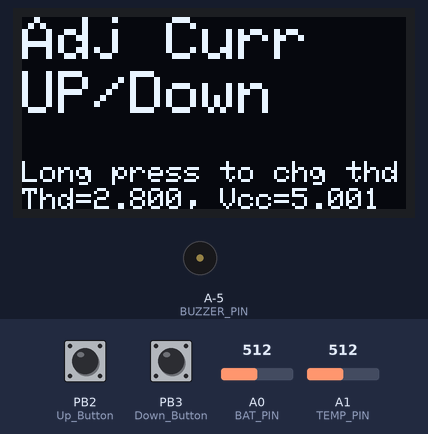
Bench run of a sketch on a simulated ATtiny85, built with avr-gcc and run on an emulated ATtiny85. Shown: 128×64 one-colour display, buzzer (waves = sounding). The test bench sets the inputs (shaded band); at power-on: PB2 (Up_Button) LOW, PB3 (Down_Button) LOW, A0 (BAT_PIN) = 512, A1 (TEMP_PIN) = 512. At 16.6 s the program stops and its outputs stay as they are.

Above: at 5.1 s.
5.2 s: PB2 (Up_Button) pulled HIGH for 0.15 s
At 5.84 s:
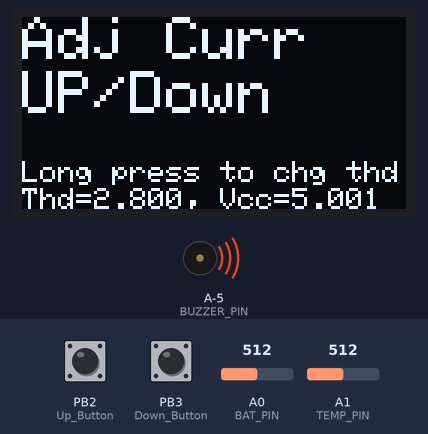
5.9 s: PB2 (Up_Button) pulled HIGH for 1 s
At 9.8 s:
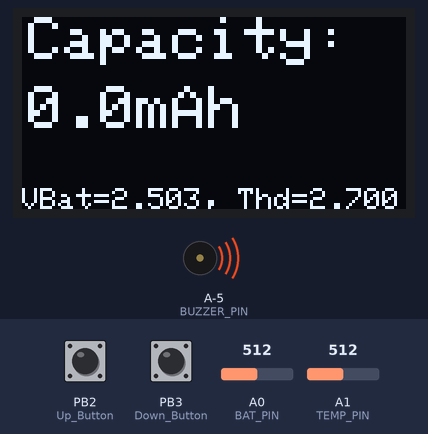
At 17.6 s:
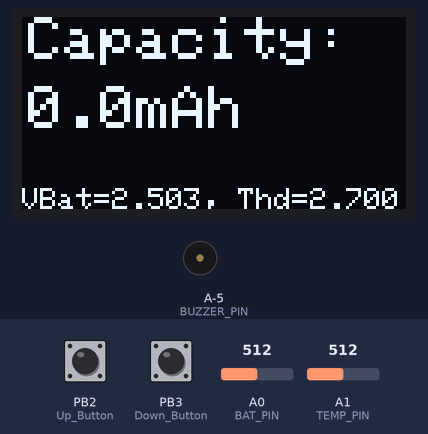
Timing chart, 0 to 18.1 s (numbered marks = the images above; inputs shaded):
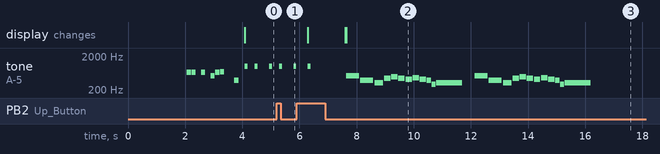

Measured:
- by itself, tone on A-5 (BUZZER_PIN): plays 1000 Hz for 0.10 s, 523 Hz for 0.45 s, 392 Hz for 0.45 s, 330 Hz for 0.30 s, 440 Hz for 0.22 s, 494 Hz for 0.22 s … (25 notes in this stretch)

The sketch:

BatteryCapacityTester.ino
```cpp
//>>>>>>>>>>>>>>>>>>>>>>>>>>>>>>>>>>>>>>>>>>>>>>>>>>>>>
// ARDUINO BATTERY capacity TESTER
//Version-2.2
//by Karol Hirsz // The code is taken from Hesam Moshiri and deba168,INDIA ( https://www.pcbway.com/blog/technology/Battery_capacity_measurement_using_Arduino.html )
//Dated : 31/07/2022

#include <JC_Button.h>
#include <Adafruit_SSD1306.h>
#include "songs.h"

//#define DEBUG

#define SERIAL_SPEED 38400

#define RESISTANCE   1.00 // Value of power resistor in ohms, check with multimeter

// Calculate Vref scale constant (in mV); 1.1*1023*1000 = 1125300
// For better results calibrate it using equasion below
// VREF_SCALE_CONSTANT = (1.1 * Vcc1 (per voltmeter) / Vcc2 (per getVcc() function)) * 1023 * 1000
#define VREF_SCALE_CONSTANT 1125300

#define TEMP_SENSOR // Define for NTC temperature sensor (thermistor)

#ifdef TEMP_SENSOR
#define TEMP_NOMINAL_R 10000  //Nominal resistance at 25⁰C
#define TEMP_NOMINAL 25   // temperature for nominal resistance (almost always 25⁰ C)
#define TEMP_BETA 3950  // The beta coefficient or the B value of the thermistor (usually 3000-4000) check the datasheet for the accurate value.
#define TEMP_RREF 10000 //Value of  resistor used for the voltage divider
#define K_TO_C 273.15
#endif

#define VBAT_THD_DEFUALT 2.80 // Default threshold for stopping test in Volts
#define VBAT_THD_STEP 0.1
#define VBAT_MAX_LEVEL 5.2

/// OLED definitions ///

#define SCREEN_WIDTH 128 // OLED display width, in pixels
#define SCREEN_HEIGHT 64 // OLED display height, in pixels

// Declaration for an SSD1306 display connected to I2C (SDA, SCL pins)
#define OLED_RESET -1 // Reset pin # (or -1 if sharing Arduino reset pin)
Adafruit_SSD1306 display(SCREEN_WIDTH, SCREEN_HEIGHT, &Wire, OLED_RESET);

/// PIN definitions ///

#define PWM_PIN 10
#define BUZZER_PIN 9
#define BAT_PIN A0

#ifdef TEMP_SENSOR
#define TEMP_CTRL_PIN 11   // Pin for providing Vcc voltage to thermistor
#define TEMP_PIN      A1   // Analog input from thermistor
#endif

Button Up_Button(2, 25, false, true);
Button Down_Button(3, 25, false, true);

/// Misc definitions ///

#define HELLO_TIME 2000
#define MEAS_COUNT 25
#define LONG_PRESS_MS 1000
#define DISPLAY_REFRESH_DELAY 300
#define MEAS_LOOP_MAIN_DELAY 1000
#define MEAS_LOOP_SHORT_DELAY 100
#define ADC_MAX_VALUE 1023
#define MS_TO_S 1000
#define S_TO_H  3600

//Desired Current steps with a 3R load (R7)
#define PWM_ARRAY_SIZE 12
const int Current[PWM_ARRAY_SIZE] = {0, 50, 100, 200, 300, 400, 500, 600, 700, 800, 900, 1000};
const int PWM[PWM_ARRAY_SIZE] = {0, 2, 5, 10, 15, 20, 25, 30, 35, 40, 45, 50};

float VBatThd = VBAT_THD_DEFUALT;
float Vcc = 5.00; // Voltage of Arduino 5V pin ( Measured during setup using internal reference )
float VBat = 0;
int PWMIndex = 0;       // Index into PWM array during test

void setup()
{
  Serial.begin(SERIAL_SPEED);

#ifdef DEBUG
  Serial.println("\nSetup!");
#endif

  pinMode(BAT_PIN, INPUT);
  pinMode(PWM_PIN, OUTPUT);
  pinMode(BUZZER_PIN, OUTPUT);
  analogWrite(PWM_PIN, 0);
  Up_Button.begin();
  Down_Button.begin();
#ifdef TEMP_SENSOR
  pinMode(TEMP_PIN, INPUT);
  pinMode(TEMP_CTRL_PIN, OUTPUT);
  digitalWrite(TEMP_CTRL_PIN, LOW);
#endif

  display.begin(SSD1306_SWITCHCAPVCC, 0x3C);
  display.clearDisplay();
  display.setTextColor(WHITE);

  displayLogo();

  playSong1(BUZZER_PIN);

#ifdef DEBUG
  Serial.println("\nStart of calculations");
#endif

  //Read voltage of internal referance and use it to calculate actual Vcc
  Vcc = getVcc();

#ifdef DEBUG
  // Serial.println("Measured Vcc Voltage: " + String(Vcc) + " volts");
  Serial.print(F("Threshold: "));
  Serial.print(VBatThd, 3);
  Serial.println(F(" V"));
  Serial.print(F("Resistance: "));
  Serial.print(RESISTANCE, 3);
  Serial.println(F(" ohms"));
  Serial.print(F("Measured Vcc: "));
  Serial.print(Vcc, 4);
  Serial.println(F(" V"));

  Serial.println(F("Index Actual(mA) PWM"));
  int curr, pwm;
  for (int i = 0; i < PWM_ARRAY_SIZE; i++)
  {
    getCurrAndPWM(i, &curr, &pwm);

    // Serial.println( "["+String(i)+"]="+String(Current[i])+" mA PWM["+String(i)+"]="+String(PWM[i]) );
    Serial.print("[");
    Serial.print(i);
    Serial.print("]");
    Serial.print(" ");
    Serial.print(curr, DEC);
    Serial.print(" ");
    Serial.print(pwm, DEC);
    Serial.println(" ");
  }
#endif
} //Setup

//************************* End of Setup function *******************************

bool upDown = false;
unsigned long previousMillis = 0UL;

void loop()
{
  int curr, pwm;
  unsigned long currentMillis = millis();

  if (currentMillis - previousMillis > DISPLAY_REFRESH_DELAY)
  {
    Vcc = getVcc();
    VBat = getVBat();

    if (!upDown)
    {
      displayAdjCurr();
    }
    else
    {
      displayUpDown(curr, pwm);
    }

    previousMillis = currentMillis;
  }

  Up_Button.read();
  Down_Button.read();

  if (!upDown && Up_Button.pressedFor(LONG_PRESS_MS))
  {
#ifdef DEBUG
    Serial.println(F("Long UP action!"));
#endif
    VBatThd += VBAT_THD_STEP;
    if (VBatThd > VBAT_MAX_LEVEL)
    {
      VBatThd = VBAT_MAX_LEVEL;
    }
    shortBeep();
    consumeButtonPress(&Up_Button);
  }
  else if (Up_Button.wasReleased() && PWMIndex < (PWM_ARRAY_SIZE - 1))
  {
    upDown = true;
#ifdef DEBUG
    Serial.println(F("UP action!"));
#endif
    getCurrAndPWM(++PWMIndex, &curr, &pwm);
  }

  if (!upDown && Down_Button.pressedFor(LONG_PRESS_MS))
  {
#ifdef DEBUG
    Serial.println(F("Long Down action!"));
#endif
    VBatThd -= VBAT_THD_STEP;
    if (VBatThd < 0)
    {
      VBatThd = 0;
    }
    shortBeep();
    consumeButtonPress(&Down_Button);
  }
  else if (Down_Button.wasReleased() && PWMIndex > 0)
  {
    upDown = true;
#ifdef DEBUG
    Serial.println(F("DOWN action!"));
#endif
    getCurrAndPWM(--PWMIndex, &curr, &pwm);
  }

  if (upDown && (Up_Button.pressedFor(LONG_PRESS_MS) || Down_Button.pressedFor(LONG_PRESS_MS)))
  {
#ifdef DEBUG
    Serial.println(F("Start discharge!"));
#endif

    shortBeep();
    display.clearDisplay();
    measLoop();
  }
}

//************************* End of Loop function *******************************

void getCurrAndPWM(int idx, int *pCurrent, int *pPWM)
{
  int iTemp;

  if (pPWM == NULL || pCurrent == NULL)
  {
    return;
  }

  if (idx >= PWM_ARRAY_SIZE)
  {
    idx = 0;
  }

  // Convert desired current levels to PWM using actual Vcc
  // Convert PWM values back to actual current levels
  // While measuring actual current I discovered that the actual draw is
  // (PWM + 1)/256 rather than PWM/255 as indicated in Arduino documentation
  iTemp = int(RESISTANCE * Current[idx] * 256.0 / Vcc / 1000.0 - 1.0 + 0.5); // desired current to nearest PWM
  if (iTemp < 0)
  {
    iTemp = 0;
  }
  else if (iTemp > 255)
  {
    iTemp = 255;
  }

  *pCurrent = ((iTemp + 1) * Vcc / 256.0 / RESISTANCE * 1000.0); // actual current for PWM
  *pPWM = iTemp;
}

void measLoop()
{
  int hour = 0, minute = 0, second = 0;
  float fCapacity;
  int curr, pwm;
  float temp;

  previousMillis = millis();
  fCapacity = 0;

  while (true)
  {
    unsigned long currentMillis = millis();

    // Update time
    if (currentMillis - previousMillis < MEAS_LOOP_MAIN_DELAY)
    {
      delay(MEAS_LOOP_SHORT_DELAY);
      continue;
    }

    previousMillis += MEAS_LOOP_MAIN_DELAY;

    // Update time
    second++;

    if (second == 60)
    {
      second = 0;
      minute++;
      if (minute == 60)
      {
        minute = 0;
        hour++;
      }
    }

    //************ Measuring Battery Voltage ,Vcc and temperature ***********
    Vcc = getVcc();
    VBat = getVBat();
    temp = getTemp();

    //************ Update PWM values ************
    getCurrAndPWM(PWMIndex, &curr, &pwm);
    analogWrite(PWM_PIN, pwm);

    //************ Calculate capacity ***********
    fCapacity += (((float)MEAS_LOOP_MAIN_DELAY) / ((float)MS_TO_S) * curr) / ((float)S_TO_H);

    displayMeas(second, minute, hour, curr, fCapacity, temp);

#ifdef DEBUG
    Serial.print(hour);
    Serial.print(":");
    Serial.print(minute);
    Serial.print(":");
    Serial.print(second);
    Serial.print(" ");
    Serial.print(VBat, 3);
    Serial.print("v ");
    Serial.print(fCapacity, 1);
    Serial.println("mAh");
#endif

    if (VBat < VBatThd)
    {
#ifdef DEBUG
      Serial.println(F("\nCurrent_Value PWM_Value"));
      Serial.print(curr);
      Serial.print(F(" "));
      Serial.println(pwm);
      Serial.println(F("\nHour minute second PWMIndex"));
      Serial.print(hour);
      Serial.print(F(" "));
      Serial.print(minute);
      Serial.print(F(" "));
      Serial.print(second);
      Serial.print(F(" "));
      Serial.println(PWMIndex);
      Serial.println(F("capacity HMS"));
      Serial.println(capacity);
      Serial.println(F("capacity HMS*PWM"));
      Serial.println(fCapacity, 1);
#endif

      analogWrite(PWM_PIN, 0);

      while (true)
      {
        displayCapacity(fCapacity);
        playSong2(BUZZER_PIN);
        delay(DISPLAY_REFRESH_DELAY);
      }
    }
  }
} // measLoop

void shortBeep()
{
  tone(BUZZER_PIN, 1000);
  delay(100);
  noTone(BUZZER_PIN);
}

void consumeButtonPress(Button *button)
{
  for (int i = 0; i < 5; i++)
  {
    delay(50);
    button->read();
  }
}

void displayLogo()
{
  display.setCursor(9, 25);
  display.print(F("Bat Cap Tester V2.2"));
  display.display();
  delay(HELLO_TIME);
  display.clearDisplay();
}

void displayAdjCurr()
{
  display.clearDisplay();
  display.setTextSize(2);
  display.setCursor(0, 0);
  display.print(F("Adj Curr"));
  display.setCursor(0, 18);
  display.print(F("UP/Down"));

  display.setTextSize(1);
  display.setCursor(0, 48);
  display.print(F("Long press to chg thd"));

  //Include Threshold and Vcc
  display.setCursor(0, 57);
  display.print("Thd=");
  display.print(VBatThd, 3);
  display.print(", Vcc=");
  display.print(Vcc, 3);

  display.display();
}

void displayUpDown(int curr, int pwm)
{
  display.clearDisplay();
  display.setTextSize(1);
  display.setCursor(0, 0);
  display.print("Thd=");
  display.print(VBatThd, 3);
  display.print(", VBat=");
  display.print(VBat, 3);

  display.setTextSize(2);
  display.setCursor(0, 18);
  display.print("I=");
  display.print(curr);
  display.print("mA");
  display.setCursor(0, 35);
  display.print("PWM=");
  display.print(pwm);

  display.setTextSize(1);
  display.setCursor(0, 56);
  display.print(F("Long press to start"));

  display.display();
}

void displayMeas(int second, int minute, int hour, int curr, float fCapacity, float temp)
{
    display.clearDisplay();
    display.setTextSize(2);
    display.setCursor(32, 0);
    display.print(hour);
    display.print(":");
    display.print(minute);
    display.print(":");
    display.print(second);

    display.setTextSize(1);
    display.setCursor(0, 25);
    display.print(F("Thd="));
    display.print(VBatThd, 1);
    display.print(F(", I="));
    display.print(curr);
    display.print(F("mAh"));

    display.setCursor(2, 40);
    display.print(F("Vcc="));
    display.print(Vcc, 3);
    display.print(F(", Vbat="));
    display.print(VBat, 3);


    display.setCursor(2, 55);
    display.print(F("CAP="));
    display.print(fCapacity, 1);
    display.print("mAh, T=");
    display.print(temp, 1);

    display.display();
}

void displayCapacity(float fCapacity)
{
  display.clearDisplay();
  display.setTextSize(2);
  display.setCursor(2, 0);
  display.print(F("Capacity:"));
  display.setCursor(2, 23);
  display.print(fCapacity, 1);
  display.print(F("mAh"));

  //Include Threshold and VBat
  display.setTextSize(1);
  display.setCursor(0, 57);
  display.print("VBat=");
  display.print(VBat, 3);
  display.print(", Thd=");
  display.print(VBatThd, 3);

  display.display();
}

float getVBat()
{
  long result = 0;

  analogReference(DEFAULT);
  for (int i = 0; i < MEAS_COUNT; i++)
  {
    delay(2);
    result += analogRead(BAT_PIN); //read the Battery voltage
  }
  result /= MEAS_COUNT;

  if (result >= ADC_MAX_VALUE)
  {
    // Overflow, return max VBat
    return VBAT_MAX_LEVEL;
  }

  return ((float)result) * Vcc / ((float)ADC_MAX_VALUE);
}

float getVcc()
{
// Read 1.1V reference against AVcc
// set the reference to Vcc and the measurement to the internal 1.1V reference
#if defined(__AVR_ATmega32U4__) || defined(__AVR_ATmega1280__) || defined(__AVR_ATmega2560__)
  ADMUX = _BV(REFS0) | _BV(MUX4) | _BV(MUX3) | _BV(MUX2) | _BV(MUX1);
#elif defined(__AVR_ATtiny24__) || defined(__AVR_ATtiny44__) || defined(__AVR_ATtiny84__)
  ADMUX = _BV(MUX5) | _BV(MUX0);
#elif defined(__AVR_ATtiny25__) || defined(__AVR_ATtiny45__) || defined(__AVR_ATtiny85__)
  ADMUX = _BV(MUX3) | _BV(MUX2);
#else
  ADMUX = _BV(REFS0) | _BV(MUX3) | _BV(MUX2) | _BV(MUX1);
#endif

  long result = 0;
  for (int i = 0; i < MEAS_COUNT; i++)
  {
    delay(2);            // Wait for Vref to settle
    ADCSRA |= _BV(ADSC); // Start conversion
    while (bit_is_set(ADCSRA, ADSC)); // measuring

    uint8_t low = ADCL;  // must read ADCL first - it then locks ADCH
    uint8_t high = ADCH; // unlocks both

    result += ((high << 8) | low);
  }

  result /= MEAS_COUNT;
  result = VREF_SCALE_CONSTANT / result; // Calculate Vcc

  return ((float)result) / 1000.0; // Vcc in millivolts to float
}

float getTemp()
{
  long result = 0;
  float temperature;

  digitalWrite(TEMP_CTRL_PIN, HIGH);
  analogReference(DEFAULT);
  for (int i = 0; i < MEAS_COUNT; i++)
  {
    delay(2);
    result += analogRead(TEMP_PIN); //read the thermistor output
  }
  digitalWrite(TEMP_CTRL_PIN, LOW);

  result /= MEAS_COUNT;

  // Calculate NTC resistance
  temperature = ((float)ADC_MAX_VALUE) / ((float)result) - 1;
  temperature = TEMP_RREF / temperature;
  temperature = temperature / ((float)TEMP_NOMINAL_R); // (R/Ro)
  temperature = log(temperature); // ln(R/Ro)
  temperature /= TEMP_BETA; // 1/B * ln(R/Ro)
  temperature += 1.0 / (TEMP_NOMINAL + K_TO_C); // + (1/To)
  temperature = 1.0 / temperature; // Invert
  temperature -= K_TO_C; // convert absolute temp to C

  return temperature;
}
```

songs.h
```cpp
void playSong1(int buzzerPin);
void playSong2(int buzzerPin);
```

Source omitted: songs.cpp (4778 bytes)
